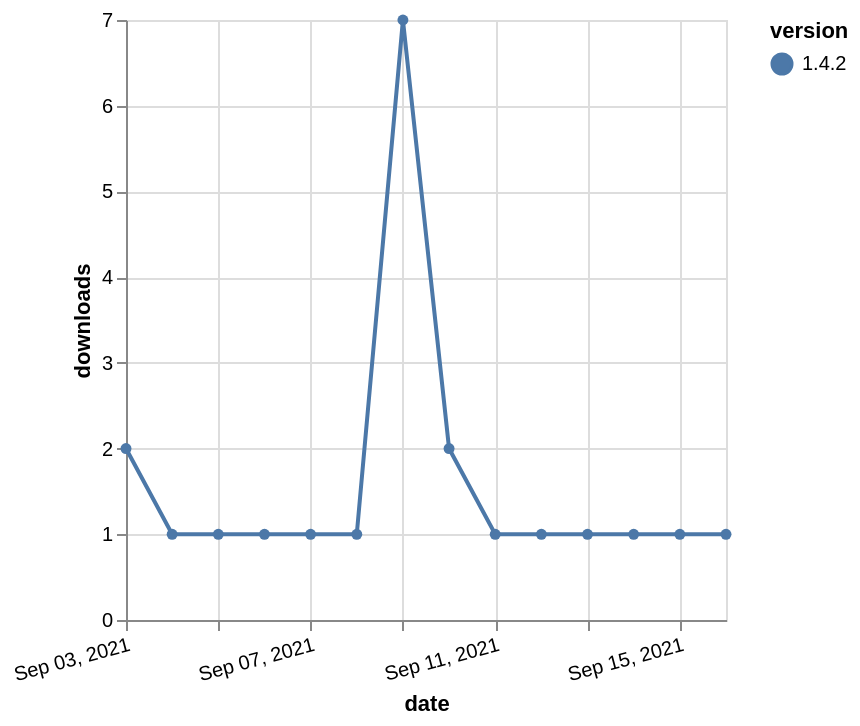

Write a Vega-Lite specification for this figure.
### Vega-Lite specification from a JSON file in a GitHub repository (floating-point values rounded to 4 significant figures)
{"$schema": "https://vega.github.io/schema/vega-lite/v5.json", "description": "A simple bar chart with embedded data.", "data": {"values": [{"date": "2021-09-03", "total": 480, "delta": 2, "version": "1.4.2"}, {"date": "2021-09-04", "total": 481, "delta": 1, "version": "1.4.2"}, {"date": "2021-09-05", "total": 482, "delta": 1, "version": "1.4.2"}, {"date": "2021-09-06", "total": 483, "delta": 1, "version": "1.4.2"}, {"date": "2021-09-07", "total": 484, "delta": 1, "version": "1.4.2"}, {"date": "2021-09-08", "total": 485, "delta": 1, "version": "1.4.2"}, {"date": "2021-09-09", "total": 492, "delta": 7, "version": "1.4.2"}, {"date": "2021-09-10", "total": 494, "delta": 2, "version": "1.4.2"}, {"date": "2021-09-11", "total": 495, "delta": 1, "version": "1.4.2"}, {"date": "2021-09-12", "total": 496, "delta": 1, "version": "1.4.2"}, {"date": "2021-09-13", "total": 497, "delta": 1, "version": "1.4.2"}, {"date": "2021-09-14", "total": 498, "delta": 1, "version": "1.4.2"}, {"date": "2021-09-15", "total": 499, "delta": 1, "version": "1.4.2"}, {"date": "2021-09-16", "total": 500, "delta": 1, "version": "1.4.2"}]}, "width": "container", "mark": {"type": "line", "point": {"filled": true}}, "encoding": {"x": {"field": "date", "type": "temporal", "timeUnit": "yearmonthdate", "title": "date", "axis": {"labelAngle": -15}}, "y": {"field": "delta", "type": "quantitative", "title": "downloads"}, "color": {"field": "version", "type": "nominal"}, "tooltip": {"field": "delta"}}}
